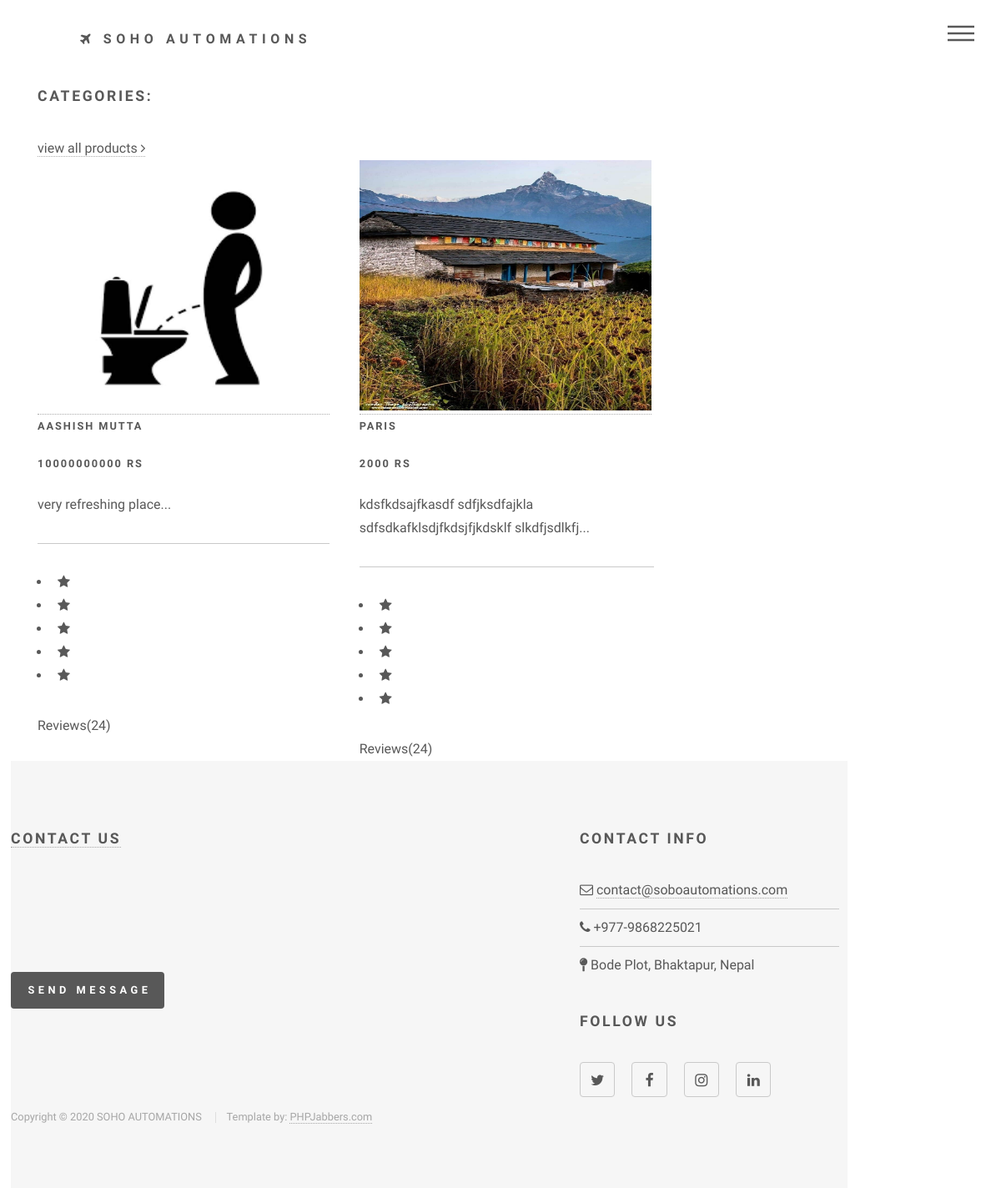
The app's page /home/categories/historical-landmark, older data.
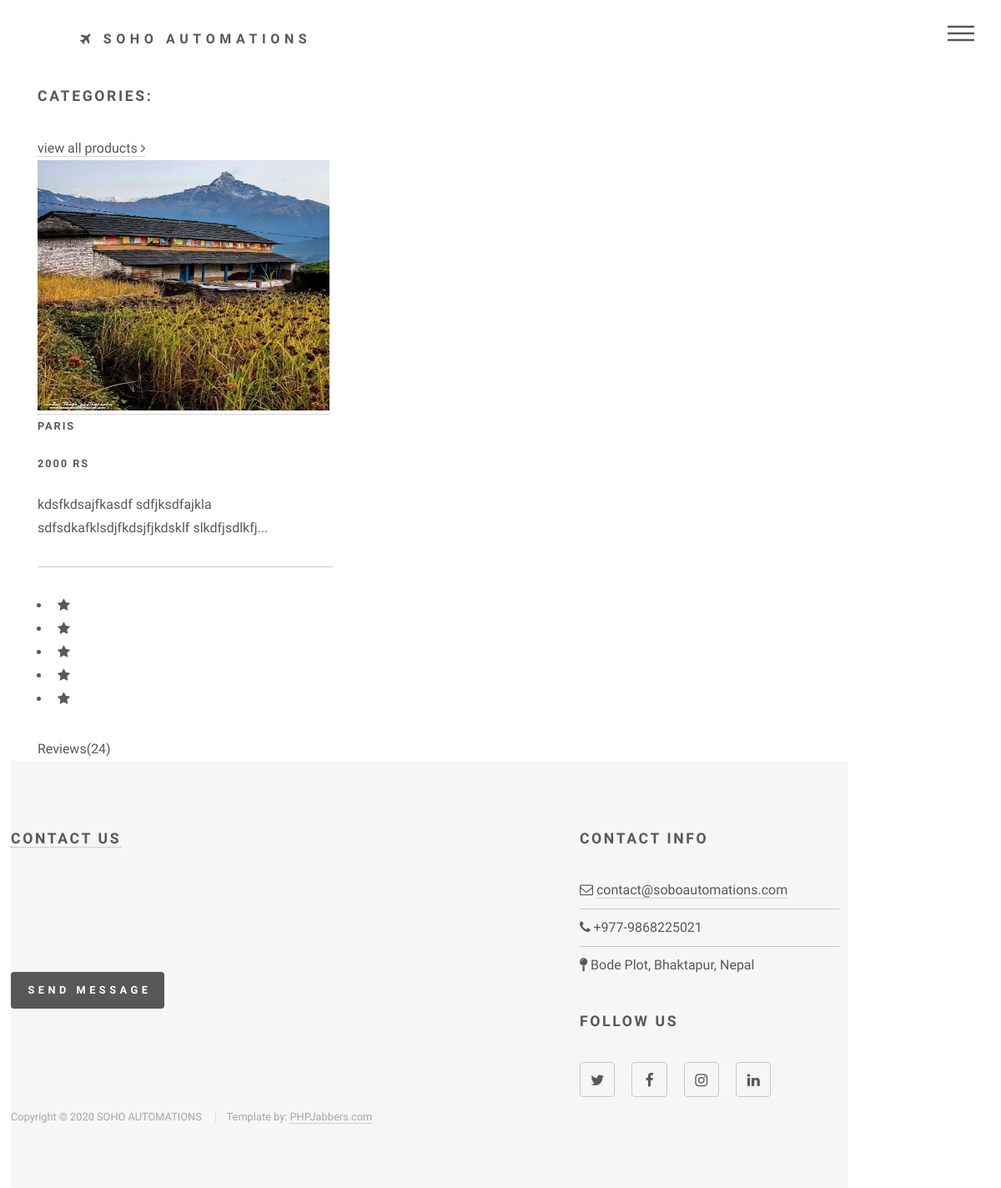
The same page, newer data.
### Products_Details/models.py (models this page shows, shortened)
class Destination(models.Model):
    title=models.CharField(max_length=100)
    description=models.TextField()
    image1=models.ImageField(upload_to='product_image',default='default.jpg')
    image2=models.ImageField(upload_to='product_image',default='default.jpg')
    image3 = models.ImageField(upload_to='product_image',default='default.jpg')
    feature_image=models.ImageField(upload_to='product_image', default='default.jpg')
    other_details=models.TextField(null=True,blank=True)
    number_of_people=models.IntegerField(null=True,blank=True)
    price=models.IntegerField(null=True,blank=True)
    guide=models.BooleanField(default=True)
    categories=models.ManyToManyField(Add_category, null=True, blank=True)
    additional_feature=models.ManyToManyField(Add_Feature,null=True,blank=True)
    slug=models.SlugField(null=True,blank=True,unique=True)
    def get_absolute_url(self):
        return reverse('detail_view', kwargs={'slug': self.slug})

### Home/views.py (the view)
# urls.py: path('categories/<slug:slug>',categoricalSorting, name='categories'),
def categoricalSorting(request, slug):
    posts=Destination.objects.filter(categories__slug=slug)
    return render(request, 'Home/categorial.html',{'posts':posts})

### Templates/Home/categorial.html (shortened to what this page needs)
{% extends 'base.html' %}
{% load static %}
{% block home %}
<div class="latest-products">
    <div class="container">
        <div class="row">
            <div class="col-md-12">
                <div class="section-heading">
                    <h2>Categories: </h2>
                    <a href="products.html">view all products <i class="fa fa-angle-right"></i></a>
                </div>
            </div>
            {% for items in posts %}
            <div class="col-lg-4 d-flex align-items-stretch">
                <div class="product-item">
                    <a href="{{items.get_absolute_url}}"><img src="/media/{{items.feature_image}}" alt="Images"
                            style="width:350px;height:300px;"></a>
                    <div class="down-content">
                        <a href="{{items.get_absolute_url}}">
                            <h4><b>{{items.title}}</b></h4>
                        </a>
                        <h6>{{items.price}}<b> Rs</b></h6>
                        <p>{{items.description|slice:":200" }}...</p>
                        <hr>
                        <ul class="stars">
                            <li><i class="fa fa-star"></i></li>
                            <li><i class="fa fa-star"></i></li>
                            <li><i class="fa fa-star"></i></li>
                            <li><i class="fa fa-star"></i></li>
                            <li><i class="fa fa-star"></i></li>
                        </ul>
                        <span>Reviews(24)</span>
                    </div>
                </div>
            </div>
            {% endfor %}
            {% endblock home %}

### Templates/base.html (shortened to what this page needs)
{% load static %}
<!DOCTYPE HTML>
<html>
<head>
  <link rel="stylesheet" href="{% static 'assets/bootstrap/css/bootstrap.min.css' %}">
  <link rel="stylesheet" href="{% static 'assets/css/main.css' %}">
</head>
<body class="is-preload">
  <div id="wrapper">
    <header id="header">
      <div class="inner">
        <a href="{% url 'home' %}" class="logo">
          <span class="fa fa-plane"></span> <span class="title">SOHO AUTOMATIONS</span>
        </a>
        <nav>
          <ul>
            <li><a href="#menu">Menu</a></li>
          </ul>
        </nav>
      </div>
    </header>
    {% block home %}
    {% endblock %}
    <footer id="footer">
      <div class="inner">
        <section>
          <h2><a href="{% url 'contact' %}">Contact Us</a></h2>
          <form method="post" action="#">
            <div class="fields">
              <div class="field">
              </div>
              <div class="field">
              </div>
              <div class="field text-right">
                <label>&nbsp;</label>
                <ul class="actions">
                  <li><input type="submit" value="Send Message" class="primary" /></li>
                </ul>
              </div>
            </div>
          </form>
        </section>
        <section>
          <h2>Contact Info</h2>
          <ul class="alt">
            <li><span class="fa fa-envelope-o"></span> <a href="#">contact@soboautomations.com</a></li>
            <li><span class="fa fa-phone"></span> +977-9868225021 </li>
            <li><span class="fa fa-map-pin"></span> Bode Plot, Bhaktapur, Nepal
            </li>
          </ul>
          <h2>Follow Us</h2>
          <ul class="icons">
            <li><a href="#" class="icon style2 fa-twitter"><span class="label">Twitter</span></a></li>
            <li><a href="#" class="icon style2 fa-facebook"><span class="label">Facebook</span></a></li>
            <li><a href="#" class="icon style2 fa-instagram"><span class="label">Instagram</span></a></li>
            <li><a href="#" class="icon style2 fa-linkedin"><span class="label">LinkedIn</span></a></li>
          </ul>
        </section>
        <ul class="copyright">
          <li>Copyright © 2020 SOHO AUTOMATIONS </li>
          <li>Template by: <a href="https://www.phpjabbers.com/">PHPJabbers.com</a></li>
        </ul>
      </div>
    </footer>
  </div>
</body>
</html>

Row changes from the older to the newer data that the page shows:
removed Destination: feature_image (picture), title "AASHISH MUTTA", price "10000000000", description "very refreshing place"
